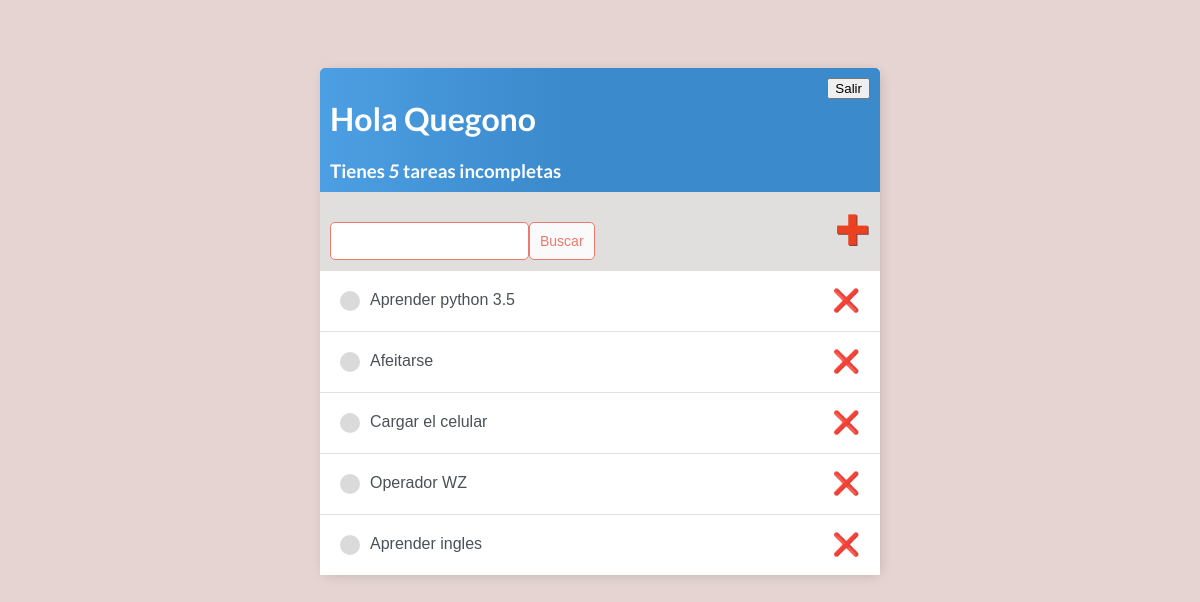
The app's page / (signed in) with its own data.
### base/models.py (models this page shows)
class Tarea(models.Model):
    usuario = models.ForeignKey(User,
                                on_delete= models.CASCADE,
                                null=False,
                                blank=False)
    titulo = models.CharField(max_length=200)
    descripcion = models.TextField(null=False,
                                   blank=False)
    completo = models.BooleanField(default=False)
    Fechacreado = models.DateTimeField(auto_now_add=True)
    def __str__(self):
        return self.titulo
    class Meta:
        ordering = ['completo']

### base/views.py (the view)
# urls.py: urlpatterns = [path('', ListaPendientes.as_view(), name = 'tareas'),
class ListaPendientes(LoginRequiredMixin, ListView):
    model = Tarea
    context_object_name = 'tareas'
    def get_context_data(self,**kwargs):
        context = super().get_context_data(**kwargs)
        context['tareas'] = context['tareas'].filter(usuario=self.request.user)
        context['count'] = context['tareas'].filter(completo=False).count()
        valor_buscado = self.request.GET.get('area-buscar') or ''
        if valor_buscado:
            context['tareas'] = context['tareas'].filter(titulo__icontains=valor_buscado)
        context['valor_buscado'] = valor_buscado
        return context

### base/templates/base/tarea_list.html (shortened to what this page needs)
<!DOCTYPE html>
<html lang="en">
{% extends 'base/principal.html' %}
{% block content %}
<div class="barra-superior">
    <div >
        <h1>Hola {{request.user|title}}</h1>
        <h3 style="margin:0">Tienes <i>{{count}}</i> tarea{{count|pluralize}} incompleta{{count|pluralize}}</h3>
    </div>
    {% if request.user.is_authenticated %}
        <form method="post" action="{% url 'logout' %}">
                <button type="submit">Salir</button>
        </form>
    {% else %}
        <a href="{% url 'login' %}">Ingresar</a>
    {% endif %}
</div>
<head>
</head>
<body>
<div id="envoltorio-agregar-buscar">
    <form method="GET" style="margin-top: 20px; display: flex;">
        <input type="text"  name="area-buscar" value="{{valor_buscado}}">
        <input class="button" type="submit" value="Buscar">
    </form>
    <a id="enlace-agregar" href="{% url 'crear-tarea' %}">&#x271A;</a>
</div>
<div class="envoltorio-items-tarea">
    {% for tarea in tareas %}
    <div class="envoltorio-tarea">
        {% if tarea.completo %}
        <div class="titulo-tarea">
            <div class="icono-tarea-completa"></div>
             <i><s><a href="{% url 'editar-tarea' tarea.id %}">{{tarea}}</a></s></i>
        </div>
        <a class="enlace-eliminar" href="{% url 'eliminar-tarea' tarea.id%}">&#x274C;</a>
        {% else %}
        <div class="titulo-tarea">
            <div class="icono-tarea-incompleta"></div>
             <a href="{% url 'editar-tarea' tarea.id %}">{{tarea}}</a>
        </div>
        <a class="enlace-eliminar" href="{% url 'eliminar-tarea' tarea.id%}">&#x274C;</a>
        {% endif %}
    </div>
    {% empty %}
    <h3>No hay elementos en esta lista</h3>
    {% endfor %}
</div>
</body>
</html>
{% endblock content %}

### base/templates/base/principal.html (style rules this page uses)
body { background-color: #E5D4D1; font-family: 'Abel', sans-serif; padding-top: 60px; }
h1, h2, h3, h4, h5, h6 { font-family: 'Lato', sans-serif; }
a, p { color: #996E66; }
.barra-superior { display: flex; justify-content: space-between; color: #ffffff; padding: 10px; border-radius: 5px 5px 0 0; background: linear-gradient(90deg, #4D9FE3 0%, #3A8ACC 43%, #3A8ACC 100%); }
.envoltorio-tarea { display: flex; align-items: center; justify-content: space-between; padding: 20px; background-color: #ffffff; border-top: 1px solid rgb(225, 225, 225); }
.titulo-tarea { display: flex; }
.titulo-tarea a { text-decoration: none; color: #4B5156; margin-left: 10px; }
.icono-tarea-incompleta { height: 20px; width: 20px; background-color: rgb(218, 218, 218); border-radius: 50px; }
.enlace-eliminar { text-decoration: none; font-weight: 900; color: #EA4220; font-size: 22px; line-height: 0; }
#envoltorio-agregar-buscar { display: flex; justify-content: space-between; align-items: center; padding: 10px; }
#enlace-agregar { color: #EA4220; text-decoration: none; font-size: 42px; text-shadow: 1px 1px #81413B; }
input[type=text], input[type=password], textarea { border: 1px solid #EB796F; border-radius: 5px; padding: 10px; width: 90%; }
.button { border: 1px solid #EB796F; background-color: #FAFAFA; color: #EB796F; padding: 10px; font-size: 14px; border-radius: 5px; cursor: pointer; text-decoration: none; }

### records on screen
Tarea: titulo "Aprender python 3.5"
Tarea: titulo "Afeitarse"
Tarea: titulo "Cargar el celular"
Tarea: titulo "Operador WZ"
Tarea: titulo "Aprender ingles"

### other values on screen
{{ request.user|title }} "Quegono"
{{ count }} "5"
